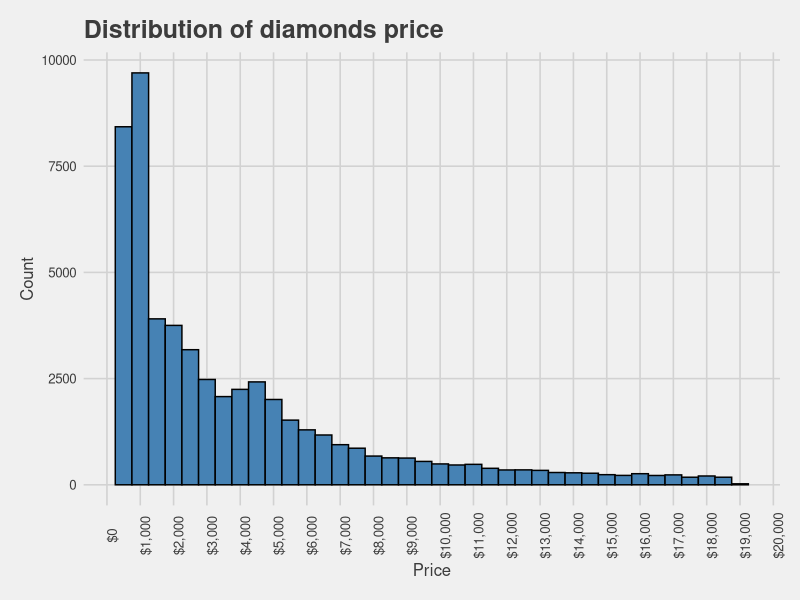
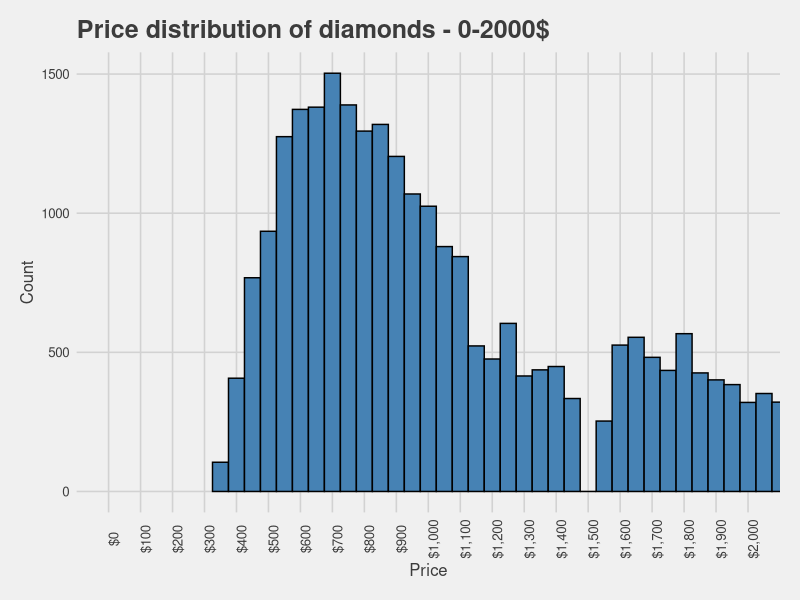
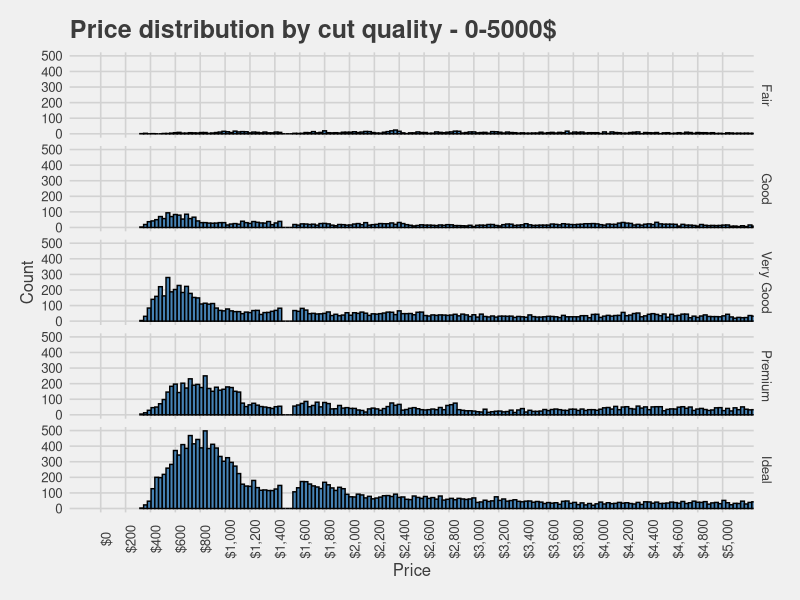
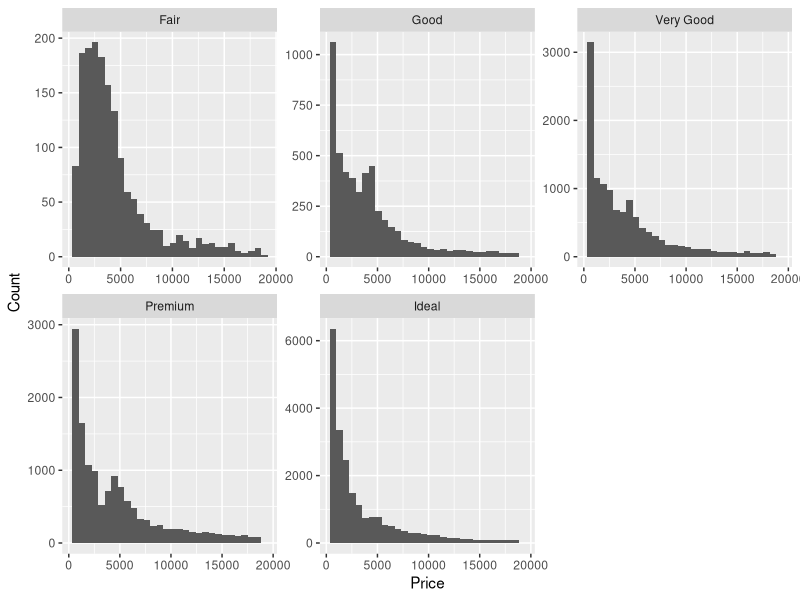
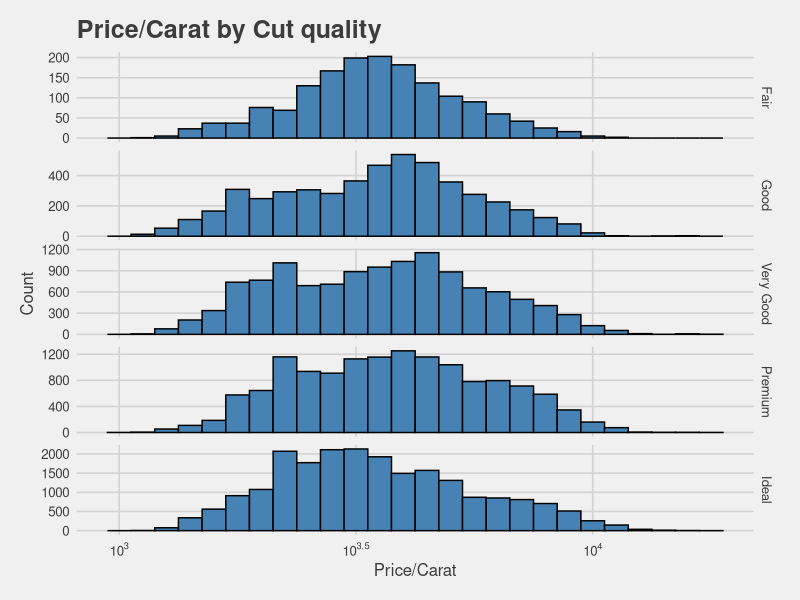
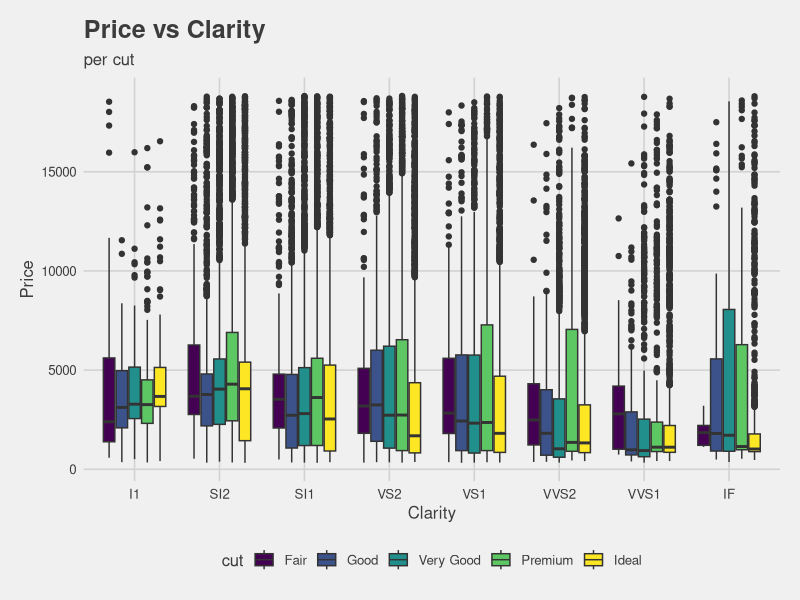
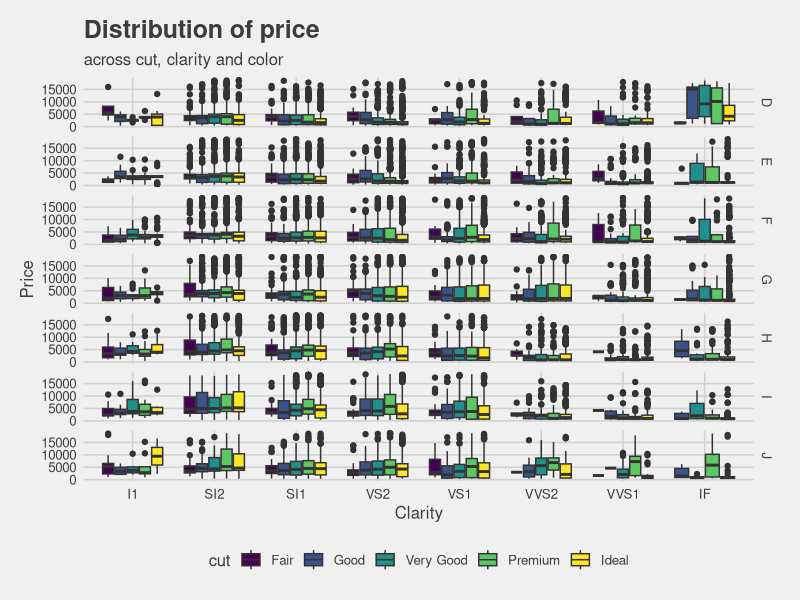
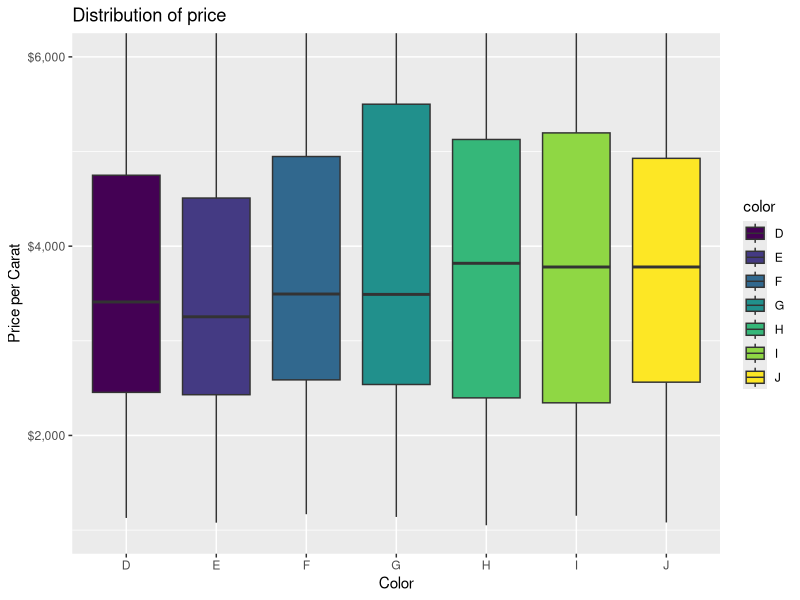

These figures' R source, in order:
## ---- chunk 1
library(tidyverse)
library(ggplot2)        
library(scales)         
library(ggthemes)       
library(gridExtra)
## ---- chunk 2
summary(diamonds)

# First 10 lines
head(diamonds, 10)
## ---- chunk 3
diamonds %>% 
  group_by(cut) %>% 
  summarise(max_price = max(price),
            min_price = min(price),
            mean_price = mean(price),
            median_price = median(price),
            count = n())
## ---- chunk 4
diamonds %>% 
  group_by(color) %>% 
  summarise(max_price = max(price),
            min_price = min(price),
            mean_price = mean(price),
            median_price = median(price),
            count = n())
## ---- chunk 5
diamonds %>% 
  group_by(clarity) %>% 
  summarise(max_price = max(price),
            min_price = min(price),
            mean_price = mean(price),
            median_price = median(price),
            count = n())
## ---- chunk 6
ggplot(diamonds, aes(x = price)) +
  geom_histogram(color = 'black', fill = 'SteelBlue', binwidth = 500) +
  scale_x_continuous(labels = dollar, breaks = seq(0, 20000, 1000)) +
  labs(title = 'Distribution of diamonds price',
       x = 'Price', y = 'Count') +
  theme_fivethirtyeight() +
  theme(axis.title = element_text(), axis.text.x = element_text(angle=90))
## ---- chunk 7
ggplot(diamonds, aes(x = price)) +
  geom_histogram(color = 'black', fill = 'SteelBlue', binwidth = 50) +
  scale_x_continuous(labels = dollar, breaks = seq(0, 2000, 100)) +
  labs(title = 'Price distribution of diamonds - 0-2000$',
       x = 'Price', y = 'Count') +
  coord_cartesian(c(0, 2000)) +
  theme_fivethirtyeight() +
  theme(axis.title = element_text(), axis.text.x = element_text(angle=90))
## ---- chunk 8
diamonds %>% 
  filter(price < 500) %>% 
  summarise(count = n())
## ---- chunk 9
diamonds %>% 
  filter(price >= 500 & price < 1000) %>% 
  summarise(count = n())
## ---- chunk 10
diamonds %>% 
  filter(price >= 1000 & price < 1500) %>% 
  summarise(count = n())
## ---- chunk 11
diamonds %>% 
  filter(price >= 1500 & price < 2000) %>% 
  summarise(count = n())
## ---- chunk 12
ggplot(diamonds, aes(x=price)) +
  geom_histogram(color='black', fill='SteelBlue', binwidth = 30) +
  scale_x_continuous(labels=dollar, breaks=seq(0, 5000, 200)) +
  labs(title='Price distribution by cut quality - 0-5000$',
       x = 'Price', y = 'Count') +
  theme_fivethirtyeight() +
  theme(axis.title = element_text(), axis.text.x = element_text(angle=90)) +
  coord_cartesian(c(0, 5000)) +
  facet_grid(cut~.) 

qplot(x = price, data=diamonds) +
  facet_wrap(~cut, scales = 'free') +
  labs(x = 'Price', y = 'Count')
## ---- chunk 13
cut_price <- data.frame(diamonds$cut, diamonds$price)

fair <- cut_price %>% 
  filter(cut_price$diamonds.cut == 'Fair')
summary(fair$diamonds.price)

good <- cut_price %>% 
  filter(cut_price$diamonds.cut == 'Good')
summary(good$diamonds.price)

v_good <- cut_price %>% 
  filter(cut_price$diamonds.cut == 'Very Good')
summary(v_good$diamonds.price)

premium <- cut_price %>% 
  filter(cut_price$diamonds.cut == 'Premium')
summary(premium$diamonds.price)  

ideal <- cut_price %>% 
  filter(cut_price$diamonds.cut == 'Ideal')
summary(ideal$diamonds.price)
## ---- chunk 14
ggplot(diamonds, aes(x=price/carat)) +
  geom_histogram(color='black', fill='SteelBlue', binwidth=0.05) +
  labs(title='Price/Carat by Cut quality',
       x = 'Price/Carat', y = 'Count') +
  scale_x_log10(breaks = trans_breaks("log10", function(x) 10^x),
                labels = trans_format("log10", math_format(10^.x))) +  
  theme_fivethirtyeight() +
  theme(axis.title = element_text(), axis.text.x = element_text()) +
  facet_grid(cut~., scale = "free")
## ---- chunk 15
ggplot(diamonds, aes(x=clarity, y=price, fill=cut)) +
  geom_boxplot() +
  labs(title='Price vs Clarity',
       subtitle='per cut',
       x = 'Clarity', y = 'Price') +
  theme_fivethirtyeight() +
  theme(axis.title = element_text(), axis.text.x = element_text())
## ---- chunk 16
ggplot(diamonds, aes(x=clarity, y=price, fill=cut)) +
  geom_boxplot() +
  labs(x = 'Clarity', y = 'Price',
       title='Distribution of price',
       subtitle='across cut, clarity and color') +
  theme_fivethirtyeight() +
  theme(axis.title = element_text(), axis.text.x = element_text()) +
  facet_grid(color~.)
## ---- chunk 17
ggplot(diamonds, aes(x=color, y=price/carat, fill=color)) +
  geom_boxplot() +
  labs(title='Distribution of price',
       subsitle='across colors',
       x='Color',
       y='Price per Carat') +
  coord_cartesian(ylim=c(1000, 6000)) +
  scale_y_continuous(labels=dollar)
## ---- chunk 18
ggplot(diamonds, aes(x=carat, y=price)) +
  geom_point(alpha=.05) +
  labs(title='Price vs Carat',
       subtitle='Omitted top 1%') +
  scale_x_continuous(limits=c(0, quantile(diamonds$carat, 0.99))) +
  scale_y_continuous(breaks=seq(0, 18000, 2000),
                     limits=c(0, quantile(diamonds$price, 0.99)),
                     labels=dollar) +
  theme_fivethirtyeight() +
  theme(axis.title = element_text(), axis.text.x = element_text()) +
  theme(plot.subtitle = element_text(size=10))
## ---- chunk 19
diamonds %>% 
  group_by(color) %>% 
  filter(color == 'D') %>% 
  summarise(quartile_25 = quantile(price, 0.25),
            quartile_75 = quantile(price, 0.75),
            IQR = quartile_75 - quartile_25)

diamonds %>% 
  group_by(color) %>% 
  filter(color == 'J') %>% 
  summarise(quartile_25 = quantile(price, 0.25),
            quartile_75 = quantile(price, 0.75),
            IQR = quartile_75 - quartile_25)
## ---- chunk 20
diamonds %>% 
  group_by(clarity) %>% 
  filter(clarity == 'I1') %>% 
  summarise(quartile_25 = quantile(price, 0.25),
            quartile_75 = quantile(price, 0.75),
            IQR = quartile_75 - quartile_25)
diamonds %>% 
  group_by(clarity) %>% 
  filter(clarity == 'IF') %>% 
  summarise(quartile_25 = quantile(price, 0.25),
            quartile_75 = quantile(price, 0.75),
            IQR = quartile_75 - quartile_25)
## ---- chunk 21
diamonds %>% 
  group_by(cut) %>% 
  filter(cut == 'Fair') %>% 
  summarise(quartile_25 = quantile(price, 0.25),
            quartile_75 = quantile(price, 0.75),
            IQR = quartile_75 - quartile_25)
diamonds %>% 
  group_by(cut) %>% 
  filter(cut == 'Ideal') %>% 
  summarise(quartile_25 = quantile(price, 0.25),
            quartile_75 = quantile(price, 0.75),
            IQR = quartile_75 - quartile_25)
## ---- chunk 22
ggplot(diamonds, aes(x=carat)) +
  geom_freqpoly(binwidth=0.1) +
  scale_x_continuous() +
  scale_y_continuous() +
  labs(title='Frequency of diamonds weight',
       subsitle='across colors',
       x='Carat',
       y='Count') +
  theme_fivethirtyeight() +
  theme(axis.title = element_text(), axis.text.x = element_text())
## ---- chunk 23
ggplot(diamonds, aes(x=carat)) +
  geom_freqpoly(binwidth=0.05) +
  scale_x_continuous(breaks=c(0.1, 0.5, 0.8, 1.2, 1.5, 2.0, 3.0, 5.0), expand = c(0,0)) +
  scale_y_continuous(expand=c(0,0)) +
  geom_vline(xintercept=c(0.2, 0.4, 0.7, 0.79, 1.04, 5.01), color='#7daa8e', linetype='longdash') +
  labs(title='Frequency of diamonds weight',
       subtitle='Green vlines - summary(diamonds$carat)',
       x='Carat',
       y='Count') +
  theme_fivethirtyeight() +
  theme(axis.title = element_text(), axis.text.x = element_text()) +
  theme(plot.subtitle = element_text(size=10)) 

summary(diamonds$carat)
## ---- chunk 24
ggplot(diamonds, aes(x=x, y=price)) +
  geom_point(alpha=.05) +
  coord_cartesian(xlim=c(3.5, 11))+
  labs(title='Price vs X') +
  scale_y_continuous(breaks=seq(0, 20000, 2000), label=dollar) 
## ---- chunk 25
ggplot(diamonds, aes(x=y, y=price)) +
  geom_point(alpha=.05) +
  coord_cartesian(xlim=c(3.5, 11))+
  labs(title='Price vs Y') +
  scale_y_continuous(breaks=seq(0, 20000, 2000), label=dollar) 
## ---- chunk 26
ggplot(diamonds, aes(x=z, y=price)) +
  geom_point(alpha=.05) +
  coord_cartesian(xlim=c(1, 7))+
  labs(title='Price vs Z') +
  scale_y_continuous(breaks=seq(0, 20000, 2000), label=dollar) 
## ---- chunk 27
# For the p-value, a typical threshold is 0.05, anything smaller counts as statistically significant

# For price vs X
with(diamonds, cor.test(price, x))

# For price vs Y
with(diamonds, cor.test(price, y))

# For price vs Z
with(diamonds, cor.test(price, z))
## ---- chunk 28
ggplot(diamonds, aes(x=depth, y=price)) +
  geom_point(alpha=.05) +
  coord_cartesian(xlim=c(40, 80))+
  labs(title='Price vs Depth') +
  scale_y_continuous(breaks=seq(0, 20000, 2000), label=dollar) 
## ---- chunk 29
ggplot(diamonds, aes(x=depth, y=price)) +
  labs(title='Price vs Depth') +
  geom_point(alpha=1/100) +
  scale_x_continuous(breaks=seq(min(diamonds$depth), max(diamonds$depth), 2), labels=seq(min(diamonds$depth), max(diamonds$depth), 2))

with(diamonds,  cor.test(price, depth))
## ---- chunk 30
diamonds_v <- diamonds %>% 
  mutate(volume=x*y*z)

diamonds_v2 <- diamonds_v %>% 
  filter(volume != 0, 
         volume <= 800)
## ---- chunk 31
ggplot(diamonds_v, aes(x=volume, y=price)) +
  geom_point() +
  labs(title='Price vs Volume') +
  theme_fivethirtyeight() +
  theme(axis.title = element_text())
## ---- chunk 32
with(subset(diamonds_v, !(volume == 0 | volume >= 800)), cor.test(price, volume))
## ---- chunk 33
ggplot(diamonds_v2, aes(x=volume, y=price)) +
  geom_point(alpha=.05) +
  geom_smooth(method='lm') +
  labs(title='Price vs Volume',
       subtitle='Omitted top 1%') +
  scale_y_continuous(limits=c(0, 20000)) +
  theme_fivethirtyeight() +
  theme(axis.title = element_text()) +
  theme(plot.subtitle = element_text(size=10))
## ---- chunk 34
diamondsByClarity <- diamonds %>% 
  group_by(clarity) %>% 
  summarise(mean_price = mean(price),
            median_price = median(price),
            min_price = min(price),
            max_price = max(price),
            count = n()) %>% 
  arrange(clarity)
## ---- chunk 35
# By clarity and color separately
diamonds_mp_cla <- diamonds %>% 
  group_by(clarity) %>% 
  summarise(mean_price = mean(price))

diamonds_mp_col <- diamonds %>% 
  group_by(color) %>% 
  summarise(mean_price = mean(price))
## ---- chunk 36
# Using library(gridExtra)
plt1 <- ggplot(diamonds_mp_cla, aes(x=clarity, y=mean_price, fill=clarity)) +
  geom_bar(stat = "identity", color='black') +
  guides(fill=guide_legend(ncol=2))

plt2 <- ggplot(diamonds_mp_col, aes(x=color, y=mean_price, fill=color)) +
  geom_bar(stat = "identity", color='black') +
  guides(fill=guide_legend(ncol=2))

grid.arrange(plt1, plt2)
## ---- chunk 37
ggplot(diamonds, aes(x=table, y=price, color=cut)) +
  geom_point(size=2.5) +
  labs(title='Price vs Table',
       x='table',
       y='price') +
  scale_x_continuous(breaks=seq(50, 80, 2),
                     limits=c(50, 80)) +
  scale_color_brewer(palette = 'RdGy') +
  theme_fivethirtyeight() +
  theme(axis.title = element_text(), axis.text.x = element_text())
## ---- chunk 38
# Add volume column
diamonds <- diamonds %>% 
  mutate(volume = x * y * z) 

ggplot(subset(diamonds, volume <= quantile(volume, 0.99) & volume > 0), aes(x=volume, y=price, color=clarity)) +
  geom_point(size=2.5) +
  scale_y_log10(labels=dollar, 
                breaks=c(0, 1000, 10000)) +
  scale_color_brewer(palette = 'BrBG') +
  theme_minimal()
## ---- chunk 39
ggplot(diamonds, aes(x=cut, y=price/carat, color=color)) +
  geom_jitter() +
  facet_wrap(~clarity) +
  scale_color_brewer(palette = 'BrBG')
